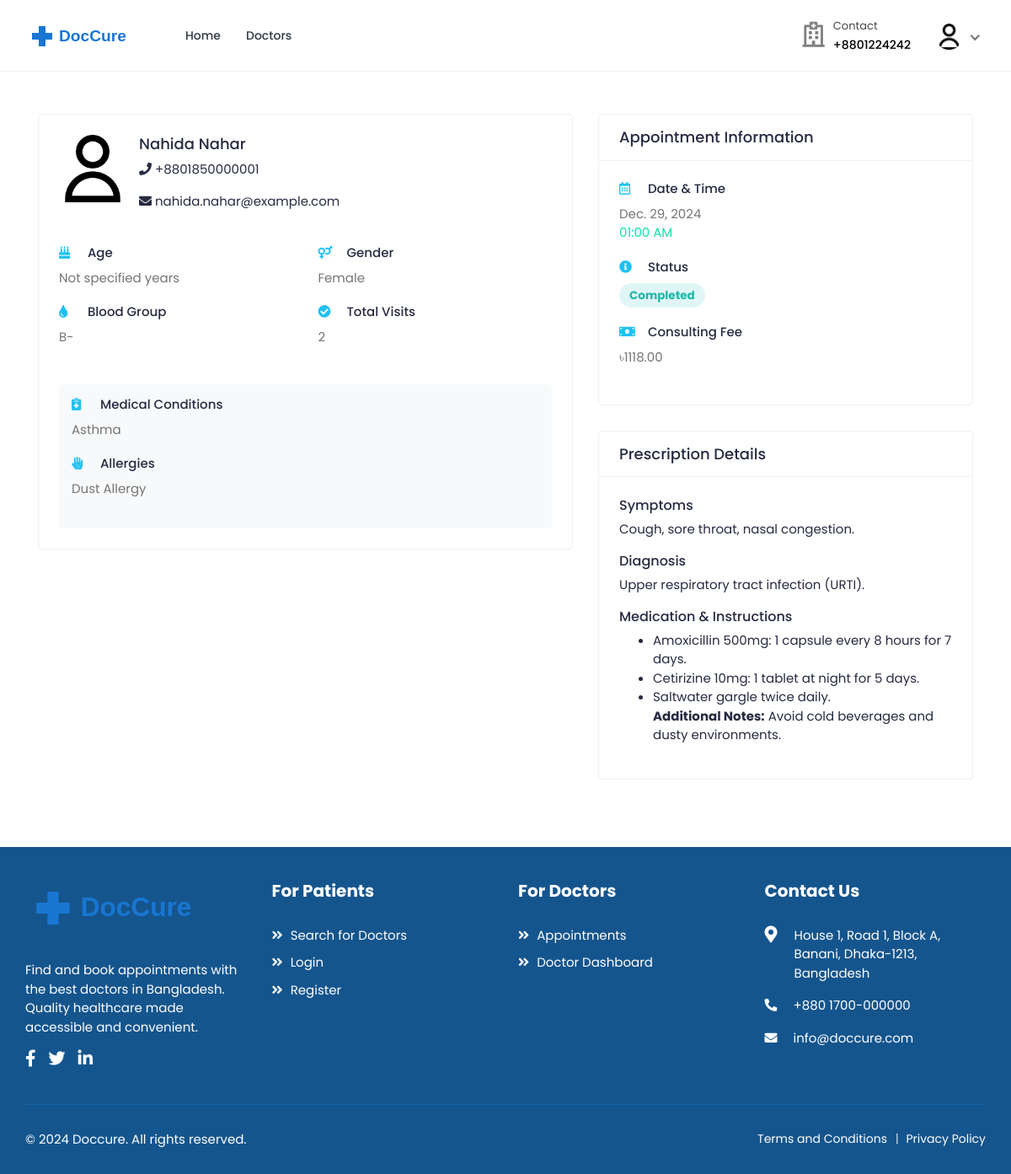
The app's page /doctors/appointments/8/ (signed in) with its own data.
### accounts/models.py (models this page shows, shortened)
class User(AbstractUser):
    class RoleChoices(models.TextChoices):
        DOCTOR = "doctor", "Doctor"
        PATIENT = "patient", "Patient"
    username = models.CharField(max_length=30, unique=True)
    role = models.CharField(
        choices=RoleChoices.choices,
        max_length=20,
        default="patient",
        error_messages={"required": "Role must be provided"},
    )
    email = models.EmailField(
        blank=True,
        error_messages={
            "unique": "A user with that email already exists.",
        },
    )
    first_name = models.CharField(max_length=150, blank=True)
    last_name = models.CharField(max_length=150, blank=True)
    registration_number = models.IntegerField(null=True, blank=True)
    USERNAME_FIELD = "username"
    REQUIRED_FIELDS = []
    objects = CustomUserManager()
    def get_full_name(self):
        full_name = "%s %s" % (self.first_name, self.last_name)
        return full_name.strip() or self.username

class Profile(models.Model):
    user = models.OneToOneField(
        User, on_delete=models.CASCADE, related_name="profile"
    )
    avatar = models.ImageField(
        default="defaults/user.png", upload_to=profile_photo_directory_path
    )
    phone = models.CharField(max_length=20, blank=True, null=True)
    dob = models.DateField(blank=True, null=True)
    about = models.TextField(blank=True, null=True)
    specialization = models.CharField(max_length=255, blank=True, null=True)
    gender = models.CharField(
        max_length=10,
        choices=[("male", "Male"), ("female", "Female"), ("other", "Other")],
        blank=True,
    )
    address = models.TextField(blank=True, null=True)
    city = models.CharField(max_length=100, blank=True)
    state = models.CharField(max_length=100, blank=True)
    postal_code = models.CharField(max_length=20, blank=True)
    country = models.CharField(max_length=100, blank=True)
    price_per_consultation = models.DecimalField(
        max_digits=10, decimal_places=2, null=True, blank=True
    )
    is_available = models.BooleanField(default=True)
    blood_group = models.CharField(
        max_length=5,
        choices=[
            ("A+", "A+"),
            ("A-", "A-"),
            ("B+", "B+"),
            ("B-", "B-"),
            ("O+", "O+"),
            ("O-", "O-"),
            ("AB+", "AB+"),
            ("AB-", "AB-"),
        ],
        blank=True,
        null=True,
    )
    allergies = models.TextField(blank=True, null=True)
    medical_conditions = models.TextField(blank=True, null=True)
    @property
    def image(self):
        return (
            self.avatar.url
            if self.avatar.storage.exists(self.avatar.name)
            else "{}defaults/user.png".format(settings.MEDIA_URL)
        )

### bookings/models.py (models this page shows, shortened)
class Booking(models.Model):
    doctor = models.ForeignKey(
        settings.AUTH_USER_MODEL,
        on_delete=models.CASCADE,
        related_name="appointments",
        limit_choices_to={"role": "doctor"},
    )
    patient = models.ForeignKey(
        settings.AUTH_USER_MODEL,
        on_delete=models.CASCADE,
        related_name="patient_appointments",
        limit_choices_to={"role": "patient"},
    )
    appointment_date = models.DateField()
    appointment_time = models.TimeField()
    booking_date = models.DateTimeField(auto_now_add=True)
    status = models.CharField(
        max_length=20,
        choices=[
            ("pending", "Pending"),
            ("confirmed", "Confirmed"),
            ("completed", "Completed"),
            ("cancelled", "Cancelled"),
            ("no_show", "No Show"),
        ],
        default="pending",
    )
    class Meta:
        ordering = ["-appointment_date", "-appointment_time"]
        unique_together = ["doctor", "appointment_date", "appointment_time"]

class Prescription(models.Model):
    booking = models.OneToOneField(
        "Booking", on_delete=models.CASCADE, related_name="prescription"
    )
    doctor = models.ForeignKey(
        "accounts.User",
        on_delete=models.CASCADE,
        related_name="prescriptions_given",
    )
    patient = models.ForeignKey(
        "accounts.User",
        on_delete=models.CASCADE,
        related_name="prescriptions_received",
    )
    symptoms = models.TextField()
    diagnosis = models.TextField()
    medications = RichTextField()
    notes = models.TextField(blank=True)
    created_at = models.DateTimeField(auto_now_add=True)
    updated_at = models.DateTimeField(auto_now=True)
    class Meta:
        ordering = ["-created_at"]

### doctors/views.py (the view)
class AppointmentDetailView(DoctorRequiredMixin, DetailView):
    model = Booking
    template_name = "doctors/appointment-detail.html"
    context_object_name = "appointment"
    def get_context_data(self, **kwargs):
        context = super().get_context_data(**kwargs)
        patient = self.object.patient
        context["patient_history"] = (
            Booking.objects.select_related("doctor", "doctor__profile")
            .filter(
                doctor=self.request.user,
                patient=patient,
                appointment_date__lt=self.object.appointment_date,
            )
            .order_by("-appointment_date", "-appointment_time")
        )
        context["total_visits"] = Booking.objects.filter(
            doctor=self.request.user, patient=patient, status="completed"
        ).count()
        return context

### accounts/managers.py (called while the page is built)
    def get(self, *args, **kwargs):
        return super().select_related("profile").get(*args, **kwargs)

### mixins/custom_mixins.py (called while the page is built)
    def dispatch(self, request, *args, **kwargs):
        if not request.user.is_authenticated:
            return super().dispatch(request, *args, **kwargs)
        if request.user.role != "doctor":
            return self.handle_no_permission()
        return super().dispatch(request, *args, **kwargs)

### templates/doctors/appointment-detail.html (shortened to what this page needs)
{% extends 'base.html' %}
{% load static %}
{% block content %}
<div class="content">
    <div class="container">
        <div class="row">
            <div class="col-md-7">
                <div class="card">
                    <div class="card-body">
                        <div class="booking-doc-info">
                            <a href="#" class="booking-doc-img">
                                <img src="{{ appointment.patient.profile.image }}" alt="Patient Image">
                            </a>
                            <div class="booking-info">
                                <h4>{{ appointment.patient.get_full_name }}</h4>
                                <div class="patient-details">
                                    {% if appointment.patient.profile.phone %}
                                        <p><i class="fas fa-phone"></i> {{ appointment.patient.profile.phone }}</p>
                                    {% endif %}
                                    {% if appointment.patient.email %}
                                        <p><i class="fas fa-envelope"></i> {{ appointment.patient.email }}</p>
                                    {% endif %}
                                </div>
                            </div>
                        </div>
                        <div class="patient-info mt-4">
                            <div class="row">
                                <div class="col-md-6">
                                    <div class="info-block">
                                        <h5><i class="fas fa-birthday-cake"></i> Age</h5>
                                        <p>{{ appointment.patient.profile.age|default:"Not specified" }} years</p>
                                    </div>
                                </div>
                                <div class="col-md-6">
                                    <div class="info-block">
                                        <h5><i class="fas fa-venus-mars"></i> Gender</h5>
                                        <p>{{ appointment.patient.profile.gender|title|default:"Not specified" }}</p>
                                    </div>
                                </div>
                                <div class="col-md-6">
                                    <div class="info-block">
                                        <h5><i class="fas fa-tint"></i> Blood Group</h5>
                                        <p>{{ appointment.patient.profile.blood_group|default:"Not specified" }}</p>
                                    </div>
                                </div>
                                <div class="col-md-6">
                                    <div class="info-block">
                                        <h5><i class="fas fa-check-circle"></i> Total Visits</h5>
                                        <p>{{ total_visits }}</p>
                                    </div>
                                </div>
                            </div>
                            {% if appointment.patient.profile.medical_conditions or appointment.patient.profile.allergies %}
                                <div class="medical-info mt-4">
                                    {% if appointment.patient.profile.medical_conditions %}
                                        <div class="info-block">
                                            <h5><i class="fas fa-notes-medical"></i> Medical Conditions</h5>
                                            <p>{{ appointment.patient.profile.medical_conditions }}</p>
                                        </div>
                                    {% endif %}
                                    {% if appointment.patient.profile.allergies %}
                                        <div class="info-block">
                                            <h5><i class="fas fa-allergies"></i> Allergies</h5>
                                            <p>{{ appointment.patient.profile.allergies }}</p>
                                        </div>
                                    {% endif %}
                                </div>
                            {% endif %}
                        </div>
                    </div>
                </div>
            </div>
            <div class="col-md-5">
                <div class="card">
                    <div class="card-header">
                        <h4 class="card-title">Appointment Information</h4>
                    </div>
                    <div class="card-body">
                        <div class="info-block">
                            <h5><i class="far fa-calendar-alt"></i> Date & Time</h5>
                            <p>
                                {{ appointment.appointment_date }}<br>
                                <span class="text-primary">{{ appointment.appointment_time|time:"h:i A" }}</span>
                            </p>
                        </div>
                        <div class="info-block">
                            <h5><i class="fas fa-info-circle"></i> Status</h5>
                            <span class="badge badge-pill
                                {% if appointment.status == 'completed' %}bg-info-light{% endif %}">
                                {{ appointment.status|title }}
                            </span>
                        </div>
                        <div class="info-block">
                            <h5><i class="fas fa-money-bill"></i> Consulting Fee</h5>
                            <p>৳{{ appointment.doctor.profile.price_per_consultation }}</p>
                        </div>
                    </div>
                </div>
                {% if appointment.prescription %}
                    <div class="row">
                        <div class="col-md-12">
                            <div class="card">
                                <div class="card-header">
                                    <h4 class="card-title">Prescription Details</h4>
                                </div>
                                <div class="card-body">
                                    <div class="row">
                                        <div class="col-md-12">
                                            <div class="prescription-info">
                                                <h5>Symptoms</h5>
                                                <p>{{ appointment.prescription.symptoms }}</p>
                                                <h5>Diagnosis</h5>
                                                <p>{{ appointment.prescription.diagnosis }}</p>
                                                <h5>Medication & Instructions</h5>
                                                <div>{{ appointment.prescription.medications|safe }}</div>
                                            </div>
                                        </div>
                                    </div>
                                </div>
                            </div>
                        </div>
                    </div>
                {% endif %}
            </div>
        </div>
    </div>
</div>
{% endblock %}

### templates/includes/navbar.html (shortened to what this page needs)
{% load static %}
<header class="header">
    <nav class="navbar navbar-expand-lg header-nav">
        <div class="navbar-header">
            <a href="{% url 'core:home' %}" class="navbar-brand logo">
                <img src="{% static 'assets/img/logo2.svg' %}" class="img-fluid" alt="Logo">
            </a>
        </div>
        <div class="main-menu-wrapper">
            <ul class="main-nav">
                <li {% if request.path == '/' %}class="active"{% endif %}>
                    <a href="{% url 'core:home' %}">Home</a>
                </li>
                <li class="has-submenu{% if request.path == '/doctors/' %} active {% endif %}">
                    <a href="{% url 'doctors:list' %}">Doctors</a>
                </li>
            </ul>
        </div>
        <ul class="nav header-navbar-rht">
            <li class="nav-item contact-item">
                <div class="header-contact-img">
                    <i class="far fa-hospital"></i>
                </div>
                <div class="header-contact-detail">
                    <p class="contact-header">Contact</p>
                    <p class="contact-info-header"> +8801224242</p>
                </div>
            </li>
            {% if not user.is_authenticated %}
                <li class="nav-item">
                    <a class="nav-link header-login" href="{% url 'accounts:login' %}">Login / Signup </a>
                </li>
            {% else %}
                <li class="nav-item dropdown has-arrow logged-item">
                    <a href="#" class="dropdown-toggle nav-link" data-toggle="dropdown">
                        <span class="user-img">
                            <img class="rounded-circle" src="{{ user.profile.image }}" width="31" alt="{{ user.username }}">
                        </span>
                    </a>
                </li>
            {% endif %}
        </ul>
    </nav>
</header>

### templates/doctors/appointment-detail.html (style rules this page uses)
.info-block { margin-bottom: 20px; }
.info-block h5 { color: #272b41; font-size: 15px; margin-bottom: 10px; }
.info-block h5 i { color: #20c0f3; margin-right: 10px; width: 20px; }
.info-block p { color: #757575; margin-bottom: 0; }
.medical-info { background: #f8f9fa; padding: 15px; border-radius: 5px; }
.badge { font-size: 0.9em; padding: 8px 12px; }

### records on screen
User: profile.image (placeholder picture)
Booking: patient.profile.image (placeholder picture), patient.get_full_name "Nahida Nahar", patient.profile.phone "+8801850000001", patient.email "nahida.nahar@example.com", patient.profile.age "Not specified", patient.profile.gender "Female", patient.profile.blood_group "B-", patient.profile.medical_conditions "Asthma", patient.profile.allergies "Dust Allergy", appointment_date "Dec. 29, 2024", appointment_time "01:00 AM", status "Completed", doctor.profile.price_per_consultation "1118.00", prescription.symptoms "Cough, sore throat, nasal congestion.", prescription.diagnosis "Upper respiratory tract infection (URTI).", prescription.medications "Amoxicillin 500mg: 1 capsule every 8 hours for 7 days. Cetirizine 10mg: 1 tablet at night for 5 days. Saltwater gargle twice daily. Additional Notes: Avoid cold beverages and dusty environments."

### other values on screen
{{ total_visits }} "2"
